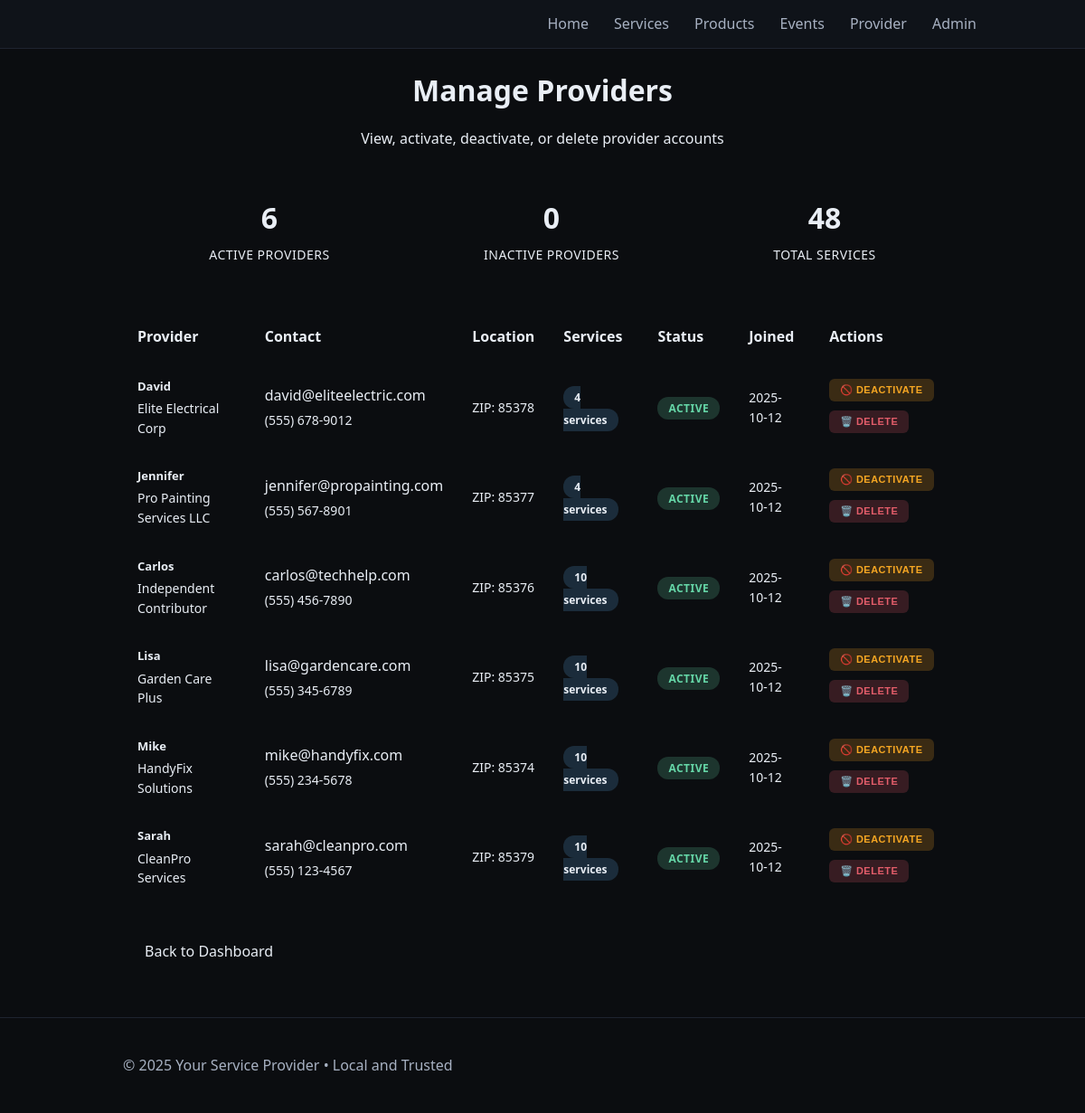
Before: /admin/provider (signed in) with the older database file.
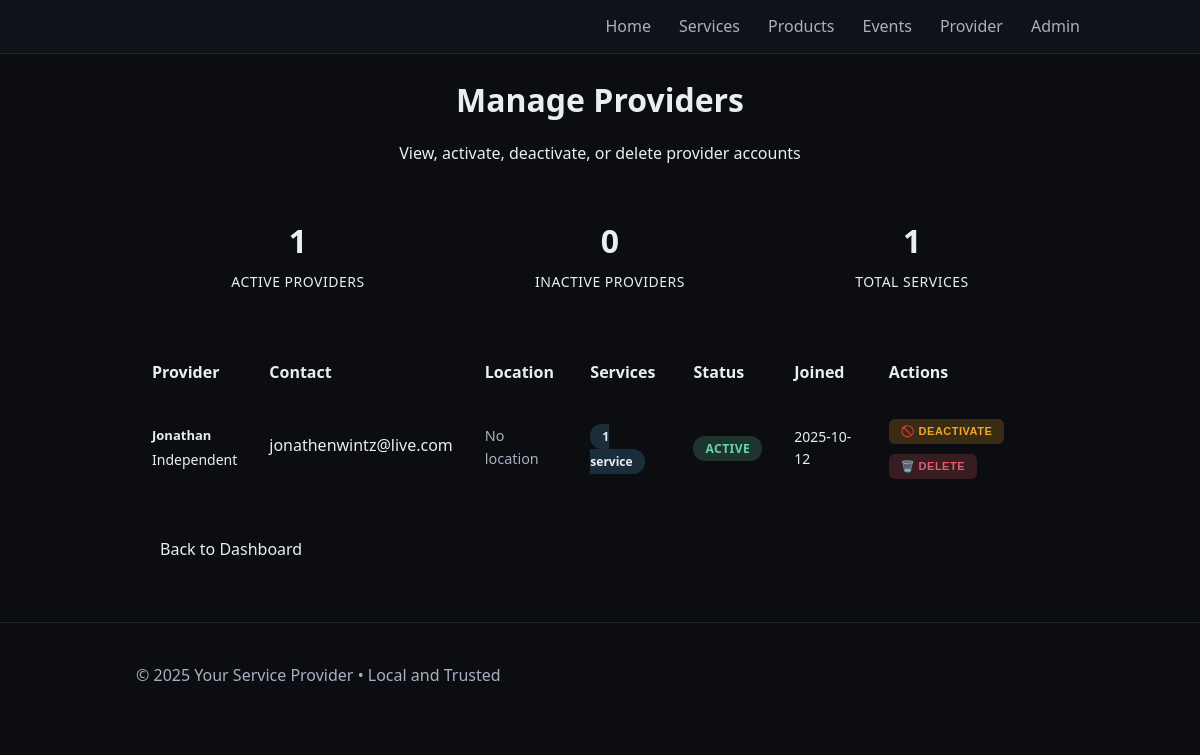
After: the same page with the newer database file.
### tables this page shows
CREATE TABLE providers (
              id INTEGER PRIMARY KEY AUTOINCREMENT,
              email TEXT UNIQUE NOT NULL,
              password_hash TEXT NOT NULL,
              first_name TEXT,
              business_name TEXT,
              phone TEXT,
              base_zip TEXT,
              address TEXT,
              about TEXT,
              profile_photo TEXT,
              active INTEGER NOT NULL DEFAULT 1,
              created_at TEXT NOT NULL
            );

### app.py (the view)
    @app.route("/admin/provider")
    @login_required
    def admin_provider():
        with closing(get_db()) as db:
            cur = db.cursor()
            cur.execute("""
                SELECT p.id, p.email, p.first_name, p.business_name, p.phone, p.base_zip,
                       p.active, p.created_at, COUNT(s.id) as service_count
                FROM providers p
                LEFT JOIN services s ON s.provider_id = p.id AND s.active = 1
                GROUP BY p.id
                ORDER BY p.created_at DESC
            """)
            providers = cur.fetchall()
        return render_template("admin_providers.html", providers=providers, title="Manage Providers")

### app.py (called while the page is built)
def get_db():
    conn = sqlite3.connect(DB_PATH)
    conn.row_factory = sqlite3.Row
    return conn

### templates/admin_providers.html (shortened to what this page needs)
{% extends "base.html" %}
{% block content %}
<div class="main-content">
    <div class="page-header">
        <h1>Manage Providers</h1>
        <p>View, activate, deactivate, or delete provider accounts</p>
    </div>
    <div class="providers-overview">
        <div class="stats-row">
            <div class="stat-item">
                <span class="stat-number">{{ providers|selectattr('active')|list|length }}</span>
                <span class="stat-label">Active Providers</span>
            </div>
            <div class="stat-item">
                <span class="stat-number">{{ providers|rejectattr('active')|list|length }}</span>
                <span class="stat-label">Inactive Providers</span>
            </div>
            <div class="stat-item">
                <span class="stat-number">{{ providers|sum(attribute='service_count') }}</span>
                <span class="stat-label">Total Services</span>
            </div>
        </div>
    </div>
    <div class="providers-table-container">
        <table class="providers-table">
            <thead>
                <tr>
                    <th>Provider</th>
                    <th>Contact</th>
                    <th>Location</th>
                    <th>Services</th>
                    <th>Status</th>
                    <th>Joined</th>
                    <th>Actions</th>
                </tr>
            </thead>
            <tbody>
                {% for provider in providers %}
                <tr class="{% if not provider.active %}inactive-row{% endif %}">
                    <td class="provider-info">
                        <div class="provider-name">
                            {{ provider.first_name or provider.business_name or 'Unnamed Provider' }}
                        </div>
                        <div class="provider-business">
                            {% if provider.first_name and provider.business_name and provider.first_name != provider.business_name %}
                                {{ provider.business_name }}
                            {% endif %}
                        </div>
                    </td>
                    <td class="contact-info">
                        <div class="email">{{ provider.email }}</div>
                        {% if provider.phone %}
                        <div class="phone">{{ provider.phone }}</div>
                        {% endif %}
                    </td>
                    <td class="location">
                        {% if provider.base_zip %}
                            ZIP: {{ provider.base_zip }}
                        {% else %}
                            <span class="muted">No location</span>
                        {% endif %}
                    </td>
                    <td class="services-count">
                        <span class="service-badge {% if provider.service_count > 0 %}has-services{% endif %}">
                            {{ provider.service_count }} service{{ 's' if provider.service_count != 1 else '' }}
                        </span>
                    </td>
                    <td class="status">
                        {% if provider.active %}
                            <span class="status-badge active">Active</span>
                        {% else %}
                            <span class="status-badge inactive">Inactive</span>
                        {% endif %}
                    </td>
                    <td class="join-date">
                        {{ provider.created_at[:10] if provider.created_at else 'Unknown' }}
                    </td>
                    <td class="actions">
                        <div class="action-buttons">
                            <form method="post" action="{{ url_for('admin_provider_toggle', provider_id=provider.id) }}" style="display: inline;">
                                {% if provider.active %}
                                    <button type="submit" class="btn-action deactivate" title="Deactivate Provider">
                                        🚫 Deactivate
                                    </button>
                                {% else %}
                                    <button type="submit" class="btn-action activate" title="Activate Provider">
                                        ✅ Activate
                                    </button>
                                {% endif %}
                            </form>
                            <form method="post" action="{{ url_for('admin_provider_delete', provider_id=provider.id) }}" style="display: inline;">
                                <button type="submit" class="btn-action delete" title="Permanently Delete Provider"
                                        onclick="return confirm('Are you sure you want to permanently delete this provider and all their services? This action cannot be undone.')">
                                    🗑️ Delete
                                </button>
                            </form>
                        </div>
                    </td>
                </tr>
                {% endfor %}
            </tbody>
        </table>
    </div>
    <div class="admin-nav">
        <a href="{{ url_for('admin_dashboard') }}" class="btn btn-secondary">Back to Dashboard</a>
    </div>
</div>
{% endblock %}

### templates/base.html (shortened to what this page needs)
<!doctype html>
<html lang="en">
<head>
      <link rel="stylesheet" href="{{ url_for('static', filename='styles.css') }}?v=20251015-11">
</head>
<body>
  <header class="site-header">
    <div class="container header-inner">
      <nav id="site-nav" class="nav">
  <a href="{% if session.get('provider') %}{{ url_for('provider_dashboard') }}{% else %}{{ url_for('home') }}{% endif %}" class="nav-link">Home</a>
        <a href="{{ url_for('services') }}" class="nav-link">Services</a>
        <a href="{{ url_for('products') }}" class="nav-link">Products</a>
         <a href="{{ url_for('events') }}" class="nav-link">Events</a>
        {% if session.get('provider') %}
          <a href="{{ url_for('provider_dashboard') }}" class="nav-link">Provider</a>
          <form action="{{ url_for('provider_logout') }}" method="post" class="inline-form">
            <input type="hidden" name="csrf_token" value="{{ csrf_token() }}">
            <button type="submit" class="linklike">Logout</button>
          </form>
        {% else %}
          <a href="{{ url_for('provider_login') }}" class="nav-link">Provider</a>
        {% endif %}
        {% if session.get('admin') %}
          <a href="{{ url_for('admin_dashboard') }}" class="nav-link admin-link">Admin</a>
        {% else %}
          <a href="{{ url_for('admin_login') }}" class="nav-link admin-link">Admin</a>
        {% endif %}
      </nav>
    </div>
  </header>
  <main class="container">
    {% block content %}{% endblock %}
  </main>
  <footer class="site-footer">
    <div class="container">
  <p>&copy; {{ current_year }} {{ profile.business_name or "Local Provider Services" }} • Local and Trusted</p>
    </div>
  </footer>
</body>
</html>

### static/styles.css (style rules this page uses)
:root { --bg: #0b0d10; --panel: #141920; --text: #e9eef5; --muted: #a7b1c2; --accent: #5aa9e6; --accent-2: #9cd3f7; --danger: #e35d6a; --ok: #65d6a7; --warn: #f5a623; }
* { box-sizing: border-box; }
body { margin: 0; font-family: system-ui, -apple-system, Segoe UI, Roboto, Arial, sans-serif; background: var(--bg); color: var(--text); line-height: 1.55; }
.container { width: 100%; max-width: 960px; margin: 0 auto; padding: 0 16px; }
.site-header { background: #0f1319; border-bottom: 1px solid #1e2430; }
.header-inner { display: flex; align-items: center; justify-content: space-between; padding: 14px 0; }
nav a { color: var(--muted); margin-left: 14px; text-decoration: none; }
.nav { display:flex; align-items:center; gap: 14px; }
.nav a.nav-link { color: var(--muted); text-decoration:none; }
.site-footer { margin-top: 48px; padding: 24px 0; border-top: 1px solid #1e2430; color: var(--muted); }
.btn { display: inline-block; padding: 10px 16px; background: var(--accent); color: #071019; border-radius: 8px; text-decoration: none; font-weight: 600; border: 0; cursor: pointer; }
.muted { color: var(--muted); font-size: 0.9rem; }
.admin-nav { display: flex; gap: 8px; }
.action-buttons { display: flex; gap: 8px; }
.stat-number { font-size: 36px; font-weight: 700; color: var(--accent); margin-bottom: 8px; }
.stat-label { color: var(--muted); font-size: 14px; font-weight: 500; text-transform: uppercase; letter-spacing: 0.5px; }
.status-badge { padding: 4px 8px; border-radius: 6px; font-size: 12px; font-weight: 600; text-transform: uppercase; letter-spacing: 0.5px; }
.status-badge.active { background: rgba(101, 214, 167, 0.2); color: var(--ok); }
.provider-name { color: var(--muted); font-size: 13px; }
.actions { display: flex; gap: 8px; align-items: center; }
.btn-primary, .btn-secondary { padding: 10px 16px; border: none; border-radius: 8px; font-size: 14px; font-weight: 500; cursor: pointer; text-decoration: none; display: inline-flex; align-items: center; gap: 6px; transition: all 0.2s ease; }
.btn-secondary { background: var(--panel); color: var(--text); border: 1px solid #232a36; }

Changed rows visible on the page:
removed providers: first_name "David", business_name "Elite Electrical Corp", email "david@eliteelectric.com", phone "(555) 678-9012", base_zip "85378", service_count "4", service_count "s", active "ACTIVE", created_at "2025-10-12"
removed providers: first_name "Jennifer", business_name "Pro Painting Services LLC", email "jennifer@propainting.com", phone "(555) 567-8901", base_zip "85377", service_count "4", service_count "s", active "ACTIVE", created_at "2025-10-12"
removed providers: first_name "Carlos", business_name "Independent Contributor", email "carlos@techhelp.com", phone "(555) 456-7890", base_zip "85376", service_count "10", service_count "s", active "ACTIVE", created_at "2025-10-12"
removed providers: first_name "Lisa", business_name "Garden Care Plus", email "lisa@gardencare.com", phone "(555) 345-6789", base_zip "85375", service_count "10", service_count "s", active "ACTIVE", created_at "2025-10-12"
removed providers: first_name "Mike", business_name "HandyFix Solutions", email "mike@handyfix.com", phone "(555) 234-5678", base_zip "85374", service_count "10", service_count "s", active "ACTIVE", created_at "2025-10-12"
removed providers: first_name "Sarah", business_name "CleanPro Services", email "sarah@cleanpro.com", phone "(555) 123-4567", base_zip "85379", service_count "10", service_count "s", active "ACTIVE", created_at "2025-10-12"
added providers: first_name "Jonathan", business_name "Independent", email "jonathenwintz@live.com", shows "No location", service_count "1", shows "ACTIVE", created_at "2025-10-12", shows "🚫 DEACTIVATE"
Other visible differences:
{{ providers|selectattr('active')|list|length }}: "6" → "1"
{{ providers|sum(attribute='service_count') }}: "48" → "1"
